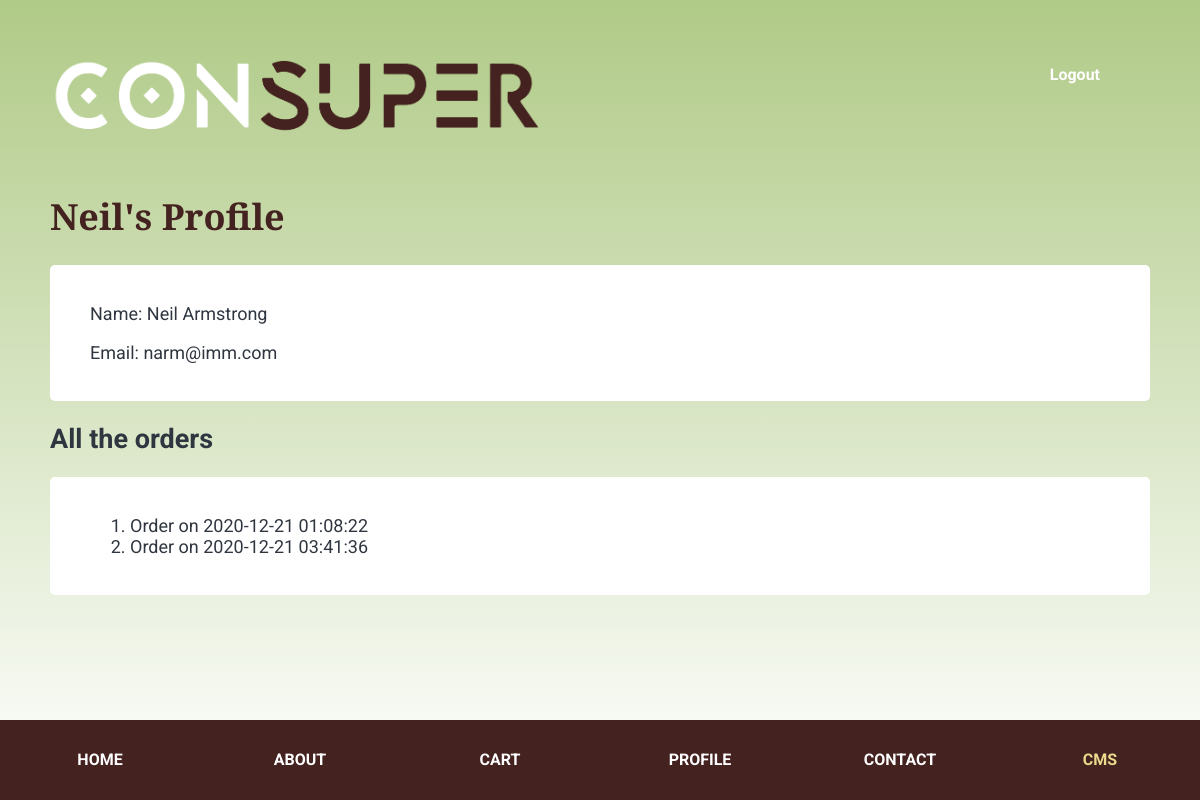
The page /profiles/profile.php (signed in) on the database its author committed.
### tables this page shows
CREATE TABLE `person` (
  `personId` int(11) NOT NULL,
  `fName` varchar(30) NOT NULL,
  `lName` varchar(30) NOT NULL,
  `email` varchar(30) NOT NULL,
  `password` varchar(30) NOT NULL,
  `userId` int(11) NOT NULL,
  `timeStamp` datetime NOT NULL
);

CREATE TABLE `order` (
  `orderId` int(11) NOT NULL,
  `address` text NOT NULL,
  `phone` text NOT NULL,
  `cCName` text NOT NULL,
  `cCNum` text NOT NULL,
  `expMM` int(11) NOT NULL,
  `expYY` int(11) NOT NULL,
  `paid` int(11) NOT NULL,
  `paidTime` timestamp NOT NULL DEFAULT current_timestamp() ON UPDATE current_timestamp()
);

### profiles/profile.php (the view, shortened to what this page needs)
<?php
    $personId = $_SESSION["personId"];
    include('../includes/db-config.php');
    $stmt = $pdo->prepare("SELECT * FROM `person` WHERE `personId`='$personId'");
    $stmt->execute();
    $row = $stmt->fetch(PDO::FETCH_ASSOC);
?>
<!DOCTYPE html>
<html>
    <head>
        <link rel="stylesheet" href="../css/main.css">
    </head>
    <body>
        <?php include("../includes/2ndlevel-header.php"); ?>
        <main>
            <h1><?php echo($row["fName"]);?>'s Profile</h1>
            <section class="splash">
                <p>Name: <?php echo($row["fName"]);?> <?php echo($row["lName"]);?></p>
                <p>Email: <?php echo($row["email"]);?></p>
            </section>
            <h2>All the orders</h2>
            <section class="splash">
                <ol>
                <?php
                    $stmt = $pdo->prepare("SELECT * FROM (`order`
                                INNER JOIN `order-person` ON `order-person`.`orderId` = `order`.`orderId`)
                                WHERE `order-person`.`personId`='$personId' AND `order`.`paid` = 1;");
                    $stmt->execute();
                    $orderId=0;
                    while ($row = $stmt->fetch(PDO::FETCH_ASSOC)){
                        if ($orderId !== $row["orderId"]) {
                ?>
                    <li><a href="../orders/orders.php?orderId=<?php echo($row["orderId"]);?>">Order on <?php echo $row["paidTime"]?></a></li>
                <?php $orderId = $row["orderId"]; } } ?>
                </ol>
            </section>
        </main>
        <?php include("../includes/2ndlevel-footer-profile.php"); ?>
    </body>
</html>

### css/main.css (style rules this page uses)
html { position: relative; }
body { position: relative; box-sizing: border-box; background-size: cover; background-repeat: no-repeat; background-attachment:fixed; background-image: linear-gradient(to bottom, #b0ca87 , white); font-family:"roboto"; color: #2f3640; margin: 0 30px; padding:0; }
@media screen and (min-width: 768px) { body { margin: 0 50px; } }
main { position: relative; box-sizing: border-box; width:100%; font-size:18px; }
main { margin-top:50px; margin-bottom:200px }
section { margin-top:20px; }
a:link { text-decoration: none; color:inherit; }
h1 { font-family: "Merriweather Sans"; color:#442220; }
.splash { background-color: white; border-radius:5px; padding:20px; padding-left:40px; }

### rows shown on the page
person: fName "Neil", lName "Armstrong", email "narm@imm.com"
order-person: orderId.paidTime "2020-12-21 01:08:22"
order-person: orderId.paidTime "2020-12-21 03:41:36"
